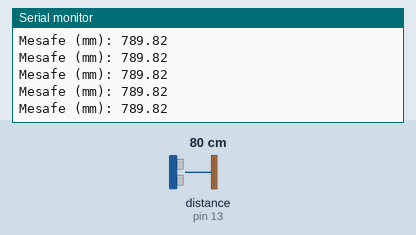
Bench run of a sketch on a simulated Arduino Uno, built with avr-gcc and run on an emulated ATmega328P. Shown: the last lines printed to the serial monitor. Wiring (inferred from the names in the program): ultrasonic range finder: trigger pin 12; echo pin 13. The test bench sets the inputs (shaded band); at power-on: distance to the obstacle (sensor on pin 13) 80 cm. The echo pulse lasts 58.3 µs per cm.

Above: at 1.2 s.
1.3 s: distance to the obstacle (sensor on pin 13) set to 2 cm
At 1.38 s:
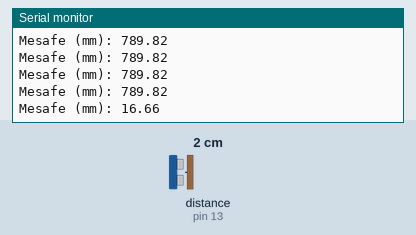
2.8 s: distance to the obstacle (sensor on pin 13) set to 250 cm
At 2.9 s:
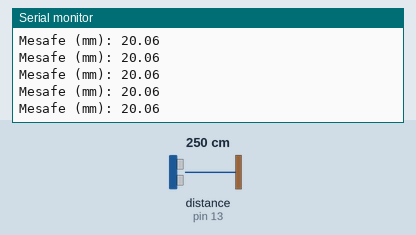
Timing chart, 0 to 5.8 s (numbered marks = the images above; inputs shaded):
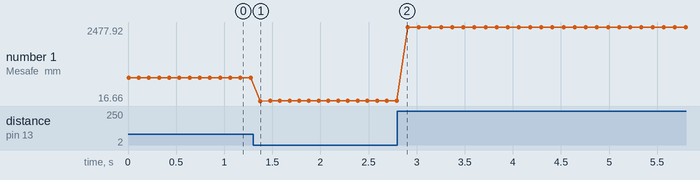

The sketch:

11_example_2.ino
```cpp
#define TRIG_PIN 12
#define ECHO_PIN 13

void setup() {
  Serial.begin(57600);
  pinMode(TRIG_PIN, OUTPUT);
  pinMode(ECHO_PIN, INPUT);
}

void loop() {
  digitalWrite(TRIG_PIN, LOW);
  delayMicroseconds(2);
  digitalWrite(TRIG_PIN, HIGH);
  delayMicroseconds(10);
  digitalWrite(TRIG_PIN, LOW);

  long duration = pulseIn(ECHO_PIN, HIGH, 30000); // 30ms timeout
  float distance = duration * 0.17; // mm cinsinden mesafe

  Serial.print("Mesafe (mm): ");
  Serial.println(distance);
  delay(100);
}
```

Measured:
- after the input at 1.3 s, the serial monitor: prints a new line after 0.08 s (image 1)
- plotted number 1: 789.82 → 20.06 after the input at 1.3 s, 20.06 → 2474.69 after the input at 2.8 s
